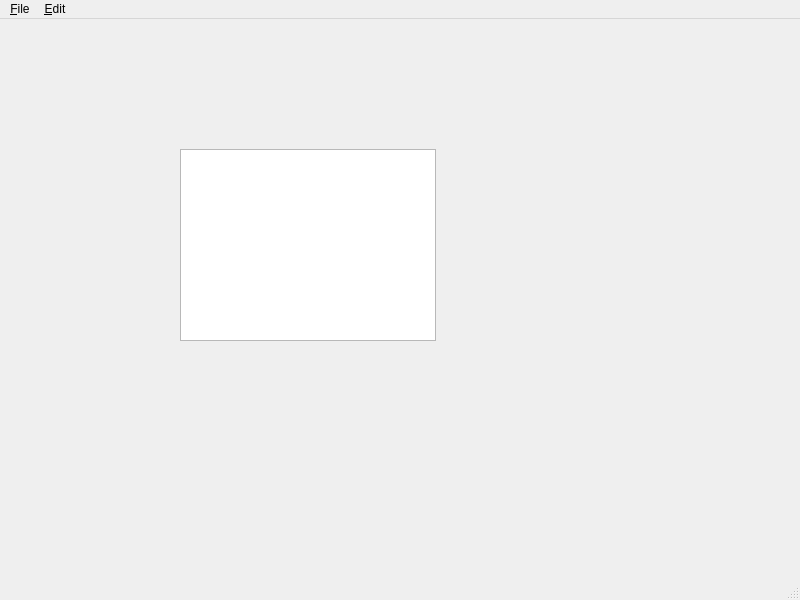
<?xml version="1.0" encoding="UTF-8"?>
<ui version="4.0">
 <class>MainWindow</class>
 <widget class="QMainWindow" name="MainWindow">
  <property name="geometry">
   <rect>
    <x>0</x>
    <y>0</y>
    <width>800</width>
    <height>600</height>
   </rect>
  </property>
  <property name="windowTitle">
   <string>MainWindow</string>
  </property>
  <widget class="QWidget" name="centralwidget">
   <widget class="QTableView" name="tableView">
    <property name="geometry">
     <rect>
      <x>180</x>
      <y>130</y>
      <width>256</width>
      <height>192</height>
     </rect>
    </property>
   </widget>
  </widget>
  <widget class="QMenuBar" name="menubar">
   <property name="geometry">
    <rect>
     <x>0</x>
     <y>0</y>
     <width>800</width>
     <height>23</height>
    </rect>
   </property>
   <widget class="QMenu" name="menuFile">
    <property name="title">
     <string>&amp;File</string>
    </property>
   </widget>
   <widget class="QMenu" name="menu_Edit">
    <property name="title">
     <string>&amp;Edit</string>
    </property>
   </widget>
   <addaction name="menuFile"/>
   <addaction name="menu_Edit"/>
  </widget>
  <widget class="QStatusBar" name="statusbar"/>
 </widget>
 <resources/>
 <connections/>
</ui>
